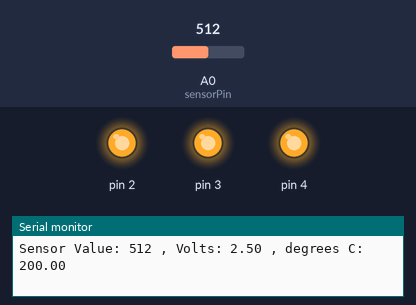
Bench run of a sketch on a simulated Arduino Uno, built with avr-gcc and run on an emulated ATmega328P. On the bench: output pins drawn as LEDs (lit = HIGH), the last lines printed to the serial monitor. Inputs (shaded band) come from the test bench; at power-on: A0 (sensorPin) = 512.

Above: at 1.2 s.
1.3 s: A0 (sensorPin) set to 169
4.3 s: A0 (sensorPin) set to 155
At 5.5 s:
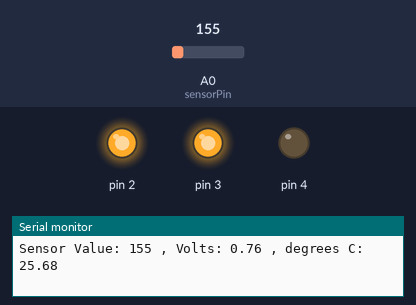
5.8 s: A0 (sensorPin) set to 122
At 6.5 s:
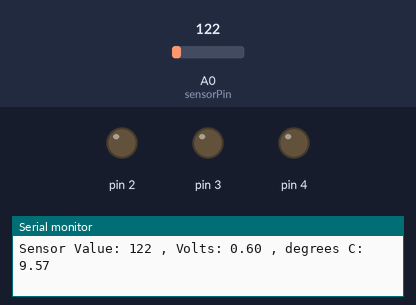
7.3 s: A0 (sensorPin) set to 306
At 7.9 s:
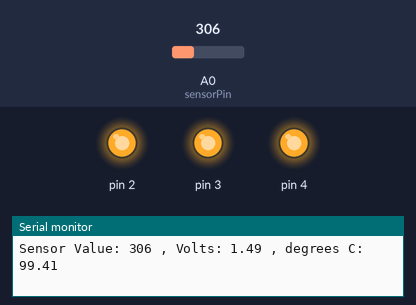
Timing chart, 0 to 10.3 s (numbered marks = the images above; inputs shaded):
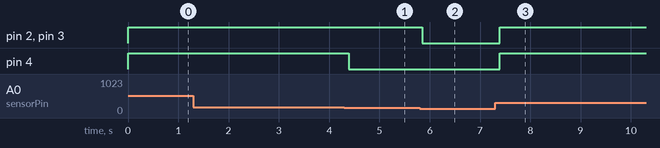

The sketch:

project03_temperature_sensor.ino
```cpp
//Chelsea Pulaski Gemza
//23 July 2025
//Arduino Project 03: Love-O-Meter (Temperature Sensor)
//A combination of LEDs will light up based on the temperature picked up by the sensor.

//Declare constants
const int sensorPin = A0;
const float baselineTemp = 20.0;

void setup() {
  //This opens a connection between the Arduino and the computer at 9600 bits per second.
  Serial.begin(9600);

//This loop sets pins as outputs fomr 2 through 4, the loop is for code efficiency
  for(int pinNumber = 2; pinNumber<5; pinNumber++){
    pinMode(pinNumber, OUTPUT);
    digitalWrite(pinNumber, LOW);
  }
}

void loop() {
  // This stores a reading from the temperature sensor and displays value
  int sensorVal = analogRead(sensorPin);
  Serial.print("Sensor Value: ");
  Serial.print(sensorVal);

  //Converting the reading to the voltage, a float allows decimals
  float voltage = (sensorVal/1024.0) * 5.0;

  //Display
  Serial.print(" , Volts: ");
  Serial.print(voltage);

  Serial.print(" , degrees C: ");

  //Converts the voltage to temperature in degrees
  float temperature = (voltage - .5) * 100;
  Serial.println(temperature);

  //Lighting the LEDs based on the temperature
  if(temperature < baselineTemp+2){
    digitalWrite(2,LOW);
    digitalWrite(3,LOW);
    digitalWrite(4,LOW);
  }
  else if(temperature >= baselineTemp+2 && temperature < baselineTemp+4)
  {
    digitalWrite(2, HIGH);
    digitalWrite(3, LOW);
    digitalWrite(4, LOW);

  }
  else if(temperature >= baselineTemp+4 && temperature < baselineTemp+6)
  {
    digitalWrite(2, HIGH);
    digitalWrite(3, HIGH);
    digitalWrite(4, LOW);
  }
  else if (temperature >= baselineTemp+6)
  {
    digitalWrite(2, HIGH);
    digitalWrite(3, HIGH);
    digitalWrite(4, HIGH);
  }
  delay(1);
}
```

Measured:
- the behaviour switches between 156 and 155 on A0 (sensorPin) (found by bisection; images 0 and 1)
- after the input at 4.3 s, pin 4: HIGH → LOW after 0.09 s
- after the input at 5.8 s, pin 2, pin 3: HIGH → LOW after 0.05 s
- after the input at 7.3 s, pin 2–4: LOW → HIGH after 0.09 s
